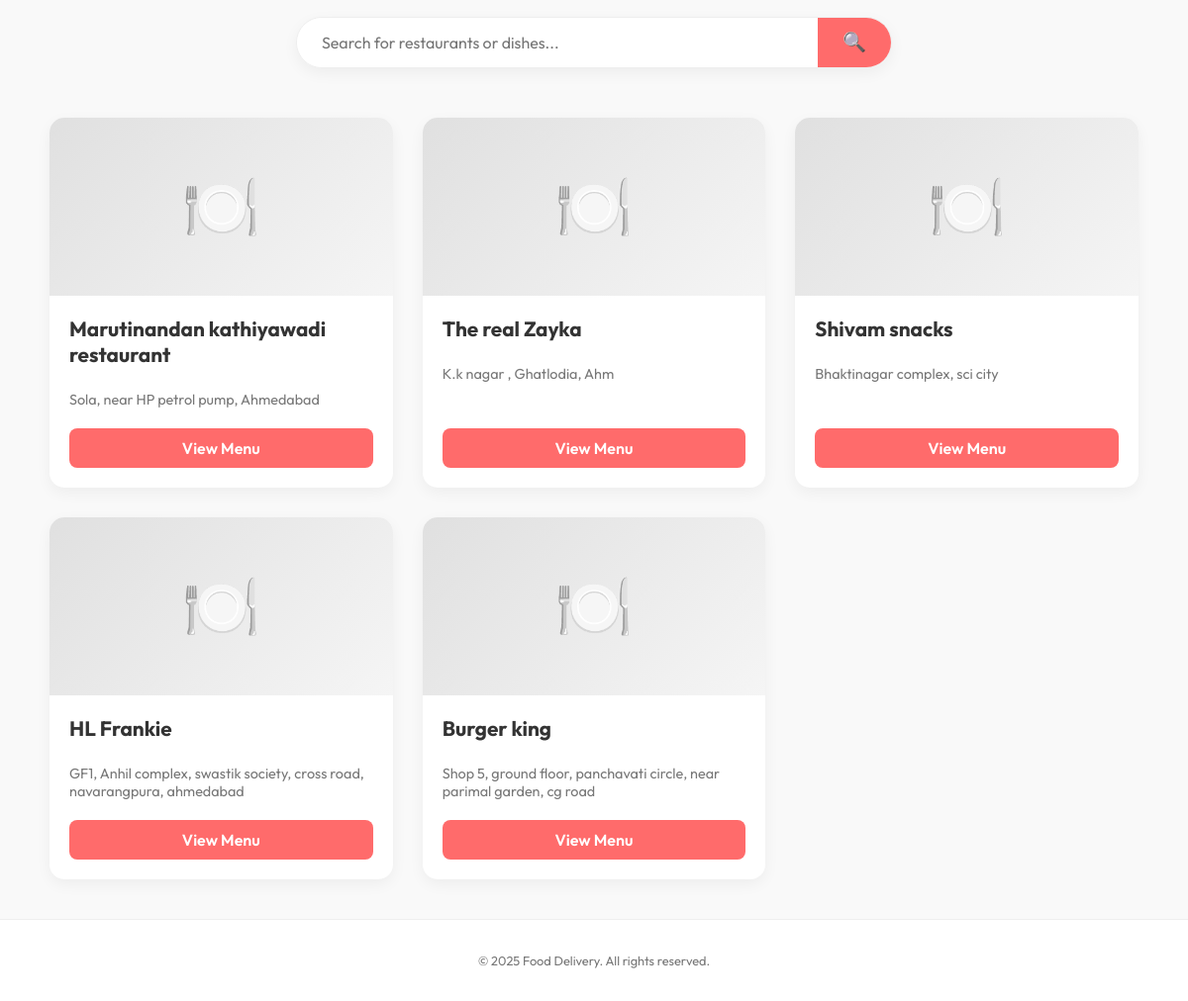
The page /restaurants/ on the database its author committed.
### core/models.py (models this page shows, shortened)
class Restaurant(models.Model):
    name = models.CharField(max_length=100)
    address = models.TextField()

### core/views.py (the view)
# urls.py: path('restaurants/', views.restaurant_list, name='restaurant_list'),
def restaurant_list(request):
    query = request.GET.get('q')
    if query:
        restaurants = Restaurant.objects.filter(
            Q(name__icontains=query) | Q(dishes__name__icontains=query)
        ).distinct()
    else:
        restaurants = Restaurant.objects.all()
    return render(request, 'core/restaurant_list.html', {'restaurants': restaurants})

### core/templates/core/restaurant_list.html (shortened to what this page needs)
<!DOCTYPE html>
<html lang="en">
<head>
    {% load static %}
    <link rel="stylesheet" type="text/css" href="{% static 'core/style.css' %}">
</head>
<body>
    <div class="page-wrapper">
        <main class="main-content">
            <header class="page-header">
                <div class="search-container">
                    <form method="get" action="." class="search-form">
                        <input type="text" name="q" placeholder="Search for restaurants or dishes..."
                            value="{{ request.GET.q|default:'' }}">
                        <button type="submit">🔍</button>
                    </form>
                </div>
            </header>
            <div class="restaurant-grid">
                {% for restaurant in restaurants %}
                <div class="restaurant-card">
                    <div class="card-image">
                        <div class="placeholder-icon">🍽️</div>
                    </div>
                    <div class="card-content">
                        <h3>{{ restaurant.name }}</h3>
                        <p class="address">{{ restaurant.address }}</p>
                        <a href="{% url 'dish_list' restaurant.id %}" class="btn-card">View Menu</a>
                    </div>
                </div>
                {% empty %}
                <p class="no-restaurants">No restaurants found matching your search.</p>
                {% endfor %}
            </div>
        </main>
        <footer class="footer">
            <p>&copy; 2025 Food Delivery. All rights reserved.</p>
        </footer>
    </div>
</body>
</html>

### core/static/core/style.css (style rules this page uses)
:root { --primary-color: #ff6b6b; --primary-hover: #ee5253; --bg-gradient: linear-gradient(135deg, #f6d365 0%, #fda085 100%); --text-color: #333; --text-muted: #777; --card-bg: rgba(255, 255, 255, 0.95); --shadow: 0 8px 32px 0 rgba(31, 38, 135, 0.37); }
body { font-family: 'Outfit', sans-serif; background: var(--bg-gradient); display: flex; justify-content: center; align-items: center; height: 100vh; margin: 0; color: var(--text-color); }
.page-wrapper { width: 100%; min-height: 100vh; display: flex; flex-direction: column; background-color: #f9f9f9; }
.main-content { flex: 1; padding: 40px 50px; max-width: 1200px; margin: 0 auto; width: 100%; box-sizing: border-box; }
.page-header { text-align: center; margin-bottom: 50px; }
.restaurant-grid { display: grid; grid-template-columns: repeat(auto-fill, minmax(300px, 1fr)); gap: 30px; }
.restaurant-card { background: #fff; border-radius: 15px; overflow: hidden; box-shadow: 0 5px 15px rgba(0, 0, 0, 0.05); transition: transform 0.3s ease, box-shadow 0.3s ease; display: flex; flex-direction: column; }
.card-image { height: 180px; background: linear-gradient(135deg, #e0e0e0 0%, #f5f5f5 100%); display: flex; justify-content: center; align-items: center; }
.placeholder-icon { font-size: 4rem; }
.card-content { padding: 20px; flex: 1; display: flex; flex-direction: column; }
.card-content h3 { margin: 0 0 10px; color: #333; font-size: 1.3rem; }
.card-content .address { color: #777; font-size: 0.9rem; margin-bottom: 20px; flex: 1; }
.btn-card { display: block; text-align: center; padding: 10px; background: var(--primary-color); color: #fff; text-decoration: none; border-radius: 8px; font-weight: 600; transition: background-color 0.3s ease; }
.footer { text-align: center; padding: 20px; color: rgba(255, 255, 255, 0.8); font-size: 0.8rem; }
.page-wrapper .footer { color: #777; background: #fff; border-top: 1px solid #eee; }
.search-container { margin-top: 30px; display: flex; justify-content: center; }
.search-form { display: flex; width: 100%; max-width: 600px; box-shadow: 0 5px 15px rgba(0, 0, 0, 0.05); border-radius: 30px; overflow: hidden; border: 1px solid #eee; }
.search-form input { flex: 1; padding: 15px 25px; border: none; font-size: 1rem; outline: none; font-family: inherit; }
.search-form button { background: var(--primary-color); color: #fff; border: none; padding: 0 25px; cursor: pointer; font-size: 1.2rem; transition: background-color 0.3s ease; }

### rows shown on the page
Restaurant: name "Marutinandan kathiyawadi restaurant", address "Sola, near HP petrol pump, Ahmedabad"
Restaurant: name "The real Zayka", address "K.k nagar , Ghatlodia, Ahm"
Restaurant: name "Shivam snacks", address "Bhaktinagar complex, sci city"
Restaurant: name "HL Frankie", address "GF1, Anhil complex, swastik society, cross road, navarangpura, ahmedabad"
Restaurant: name "Burger king", address "Shop 5, ground floor, panchavati circle, near parimal garden, cg road"
